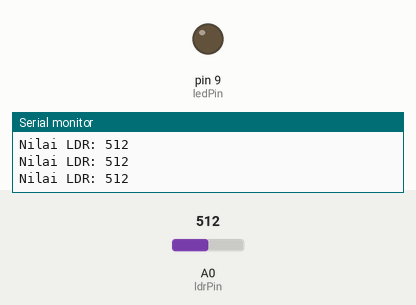
Recording of a sketch running on a simulated Arduino Uno, built with avr-gcc and run on an emulated ATmega328P. On the bench: output pins drawn as LEDs (lit = HIGH), the last lines printed to the serial monitor. Inputs (shaded band) come from the test bench; at power-on: A0 (ldrPin) = 512.

Above: at 1.2 s.
1.3 s: A0 (ldrPin) set to 107
4.3 s: A0 (ldrPin) set to 90
At 5.1 s:
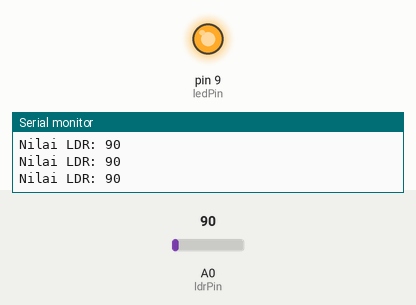
5.8 s: A0 (ldrPin) set to 110
At 6.2 s:
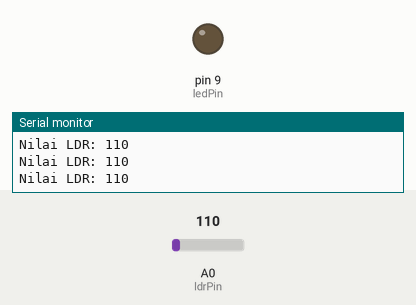
Timing chart, 0 to 8.8 s (numbered marks = the images above; inputs shaded):
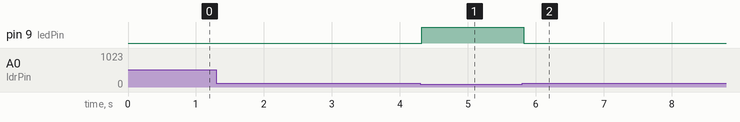

The sketch:

ledLDR.ino
```cpp
#define ldrPin A0
#define ledPin 9

void setup() {
  // put your setup code here, to run once:
  pinMode(ldrPin, INPUT);
  pinMode(ledPin, OUTPUT);
  Serial.begin(9600);
}

void loop() {
  // put your main code here, to run repeatedly:
  int nilai= analogRead(ldrPin);
  Serial.print("Nilai LDR: ");
  Serial.println(nilai);

  if(nilai < 100){ //100 bisa diganti dengan nilai yang diinginkan
    digitalWrite(ledPin, HIGH);
  }
  else{
    digitalWrite(ledPin, LOW);
  }

}
```

Measured:
- the behaviour switches between 100 and 99 on A0 (ldrPin) (found by bisection; images 0 and 1)
- after the input at 4.3 s, pin 9 (ledPin): LOW → HIGH at once
- after the input at 5.8 s, pin 9 (ledPin): HIGH → LOW at once
